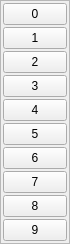
        <widget class="QFrame" name="fr_right">
         <property name="minimumSize">
          <size>
           <width>60</width>
           <height>0</height>
          </size>
         </property>
         <property name="maximumSize">
          <size>
           <width>70</width>
           <height>16777215</height>
          </size>
         </property>
         <property name="frameShape">
          <enum>QFrame::StyledPanel</enum>
         </property>
         <property name="frameShadow">
          <enum>QFrame::Raised</enum>
         </property>
         <layout class="QGridLayout" name="gridLayout_2">
          <property name="leftMargin">
           <number>2</number>
          </property>
          <property name="topMargin">
           <number>2</number>
          </property>
          <property name="rightMargin">
           <number>2</number>
          </property>
          <property name="bottomMargin">
           <number>2</number>
          </property>
          <property name="spacing">
           <number>2</number>
          </property>
          <item row="2" column="0">
           <widget class="QPushButton" name="pb_right_2">
            <property name="enabled">
             <bool>true</bool>
            </property>
            <property name="sizePolicy">
             <sizepolicy hsizetype="Expanding" vsizetype="Expanding">
              <horstretch>0</horstretch>
              <verstretch>0</verstretch>
             </sizepolicy>
            </property>
            <property name="text">
             <string>2</string>
            </property>
           </widget>
          </item>
          <item row="5" column="0">
           <widget class="QPushButton" name="pb_right_5">
            <property name="sizePolicy">
             <sizepolicy hsizetype="Expanding" vsizetype="Expanding">
              <horstretch>0</horstretch>
              <verstretch>0</verstretch>
             </sizepolicy>
            </property>
            <property name="text">
             <string>5</string>
            </property>
           </widget>
          </item>
          <item row="1" column="0">
           <widget class="QPushButton" name="pb_right_1">
            <property name="sizePolicy">
             <sizepolicy hsizetype="Expanding" vsizetype="Expanding">
              <horstretch>0</horstretch>
              <verstretch>0</verstretch>
             </sizepolicy>
            </property>
            <property name="text">
             <string>1</string>
            </property>
           </widget>
          </item>
          <item row="7" column="0">
           <widget class="QPushButton" name="pb_right_7">
            <property name="sizePolicy">
             <sizepolicy hsizetype="Expanding" vsizetype="Expanding">
              <horstretch>0</horstretch>
              <verstretch>0</verstretch>
             </sizepolicy>
            </property>
            <property name="text">
             <string>7</string>
            </property>
           </widget>
          </item>
          <item row="9" column="0">
           <widget class="QPushButton" name="pb_right_9">
            <property name="sizePolicy">
             <sizepolicy hsizetype="Expanding" vsizetype="Expanding">
              <horstretch>0</horstretch>
              <verstretch>0</verstretch>
             </sizepolicy>
            </property>
            <property name="text">
             <string>9</string>
            </property>
           </widget>
          </item>
          <item row="3" column="0">
           <widget class="QPushButton" name="pb_right_3">
            <property name="sizePolicy">
             <sizepolicy hsizetype="Expanding" vsizetype="Expanding">
              <horstretch>0</horstretch>
              <verstretch>0</verstretch>
             </sizepolicy>
            </property>
            <property name="text">
             <string>3</string>
            </property>
           </widget>
          </item>
          <item row="6" column="0">
           <widget class="QPushButton" name="pb_right_6">
            <property name="sizePolicy">
             <sizepolicy hsizetype="Expanding" vsizetype="Expanding">
              <horstretch>0</horstretch>
              <verstretch>0</verstretch>
             </sizepolicy>
            </property>
            <property name="text">
             <string>6</string>
            </property>
           </widget>
          </item>
          <item row="4" column="0">
           <widget class="QPushButton" name="pb_right_4">
            <property name="sizePolicy">
             <sizepolicy hsizetype="Expanding" vsizetype="Expanding">
              <horstretch>0</horstretch>
              <verstretch>0</verstretch>
             </sizepolicy>
            </property>
            <property name="text">
             <string>4</string>
            </property>
           </widget>
          </item>
          <item row="0" column="0">
           <widget class="QPushButton" name="pb_right_0">
            <property name="sizePolicy">
             <sizepolicy hsizetype="Expanding" vsizetype="Expanding">
              <horstretch>0</horstretch>
              <verstretch>0</verstretch>
             </sizepolicy>
            </property>
            <property name="text">
             <string>0</string>
            </property>
           </widget>
          </item>
          <item row="8" column="0">
           <widget class="QPushButton" name="pb_right_8">
            <property name="sizePolicy">
             <sizepolicy hsizetype="Expanding" vsizetype="Expanding">
              <horstretch>0</horstretch>
              <verstretch>0</verstretch>
             </sizepolicy>
            </property>
            <property name="text">
             <string>8</string>
            </property>
           </widget>
          </item>
         </layout>
        </widget>
